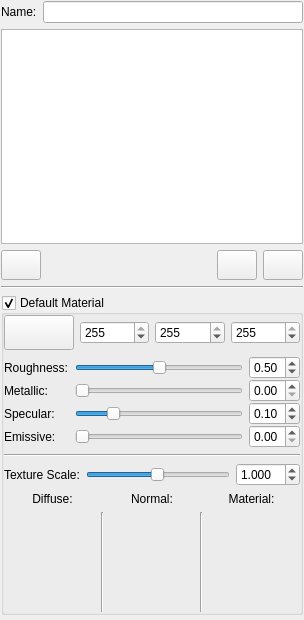
<?xml version="1.0" encoding="UTF-8"?>
<ui version="4.0">
 <class>MeshEditor</class>
 <widget class="QWidget" name="MeshEditor">
  <property name="geometry">
   <rect>
    <x>0</x>
    <y>0</y>
    <width>304</width>
    <height>620</height>
   </rect>
  </property>
  <property name="minimumSize">
   <size>
    <width>300</width>
    <height>0</height>
   </size>
  </property>
  <property name="windowTitle">
   <string>Form</string>
  </property>
  <layout class="QVBoxLayout" name="verticalLayout">
   <property name="leftMargin">
    <number>1</number>
   </property>
   <property name="topMargin">
    <number>1</number>
   </property>
   <property name="rightMargin">
    <number>1</number>
   </property>
   <property name="bottomMargin">
    <number>5</number>
   </property>
   <item>
    <layout class="QHBoxLayout" name="horizontalLayout_4">
     <item>
      <widget class="QLabel" name="label">
       <property name="text">
        <string>Name:</string>
       </property>
      </widget>
     </item>
     <item>
      <widget class="QLineEdit" name="meshName"/>
     </item>
    </layout>
   </item>
   <item>
    <widget class="QListWidget" name="meshPartView">
     <property name="sizePolicy">
      <sizepolicy hsizetype="Expanding" vsizetype="Expanding">
       <horstretch>1</horstretch>
       <verstretch>0</verstretch>
      </sizepolicy>
     </property>
     <property name="minimumSize">
      <size>
       <width>200</width>
       <height>0</height>
      </size>
     </property>
     <property name="resizeMode">
      <enum>QListView::Adjust</enum>
     </property>
     <property name="spacing">
      <number>2</number>
     </property>
     <property name="selectionRectVisible">
      <bool>true</bool>
     </property>
    </widget>
   </item>
   <item>
    <layout class="QHBoxLayout" name="horizontalLayout" stretch="0,0,0,0">
     <property name="sizeConstraint">
      <enum>QLayout::SetDefaultConstraint</enum>
     </property>
     <item>
      <widget class="QPushButton" name="saveMeshButton">
       <property name="sizePolicy">
        <sizepolicy hsizetype="Preferred" vsizetype="Fixed">
         <horstretch>0</horstretch>
         <verstretch>0</verstretch>
        </sizepolicy>
       </property>
       <property name="minimumSize">
        <size>
         <width>35</width>
         <height>30</height>
        </size>
       </property>
       <property name="text">
        <string/>
       </property>
       <property name="icon">
        <iconset resource="../../EditorResources.qrc">
         <normaloff>:/icons/Icons/save.png</normaloff>:/icons/Icons/save.png</iconset>
       </property>
      </widget>
     </item>
     <item>
      <spacer name="horizontalSpacer">
       <property name="orientation">
        <enum>Qt::Horizontal</enum>
       </property>
       <property name="sizeHint" stdset="0">
        <size>
         <width>40</width>
         <height>20</height>
        </size>
       </property>
      </spacer>
     </item>
     <item>
      <widget class="QPushButton" name="addElementButton">
       <property name="sizePolicy">
        <sizepolicy hsizetype="Preferred" vsizetype="Fixed">
         <horstretch>0</horstretch>
         <verstretch>0</verstretch>
        </sizepolicy>
       </property>
       <property name="minimumSize">
        <size>
         <width>35</width>
         <height>30</height>
        </size>
       </property>
       <property name="text">
        <string/>
       </property>
       <property name="icon">
        <iconset resource="../../EditorResources.qrc">
         <normaloff>:/icons/Icons/plus-icon.png</normaloff>:/icons/Icons/plus-icon.png</iconset>
       </property>
      </widget>
     </item>
     <item>
      <widget class="QPushButton" name="removeElementButton">
       <property name="minimumSize">
        <size>
         <width>35</width>
         <height>30</height>
        </size>
       </property>
       <property name="text">
        <string/>
       </property>
       <property name="icon">
        <iconset resource="../../EditorResources.qrc">
         <normaloff>:/icons/Icons/minus-icon.png</normaloff>:/icons/Icons/minus-icon.png</iconset>
       </property>
      </widget>
     </item>
    </layout>
   </item>
   <item>
    <widget class="Line" name="line_4">
     <property name="orientation">
      <enum>Qt::Horizontal</enum>
     </property>
    </widget>
   </item>
   <item>
    <widget class="QGroupBox" name="DefaultMaterialWidget">
     <property name="enabled">
      <bool>true</bool>
     </property>
     <property name="title">
      <string>Default Material</string>
     </property>
     <property name="flat">
      <bool>false</bool>
     </property>
     <property name="checkable">
      <bool>true</bool>
     </property>
     <layout class="QVBoxLayout" name="verticalLayout_4">
      <property name="leftMargin">
       <number>0</number>
      </property>
      <property name="topMargin">
       <number>0</number>
      </property>
      <property name="rightMargin">
       <number>0</number>
      </property>
      <property name="bottomMargin">
       <number>0</number>
      </property>
      <item>
       <layout class="QHBoxLayout" name="horizontalLayout_2">
        <property name="spacing">
         <number>6</number>
        </property>
       </layout>
      </item>
      <item>
       <layout class="QHBoxLayout" name="horizontalLayout_3">
        <property name="spacing">
         <number>6</number>
        </property>
        <item>
         <widget class="QPushButton" name="dmSelectColor">
          <property name="minimumSize">
           <size>
            <width>0</width>
            <height>35</height>
           </size>
          </property>
          <property name="text">
           <string/>
          </property>
          <property name="flat">
           <bool>false</bool>
          </property>
         </widget>
        </item>
        <item>
         <widget class="QSpinBox" name="dm_colorR">
          <property name="maximum">
           <number>255</number>
          </property>
          <property name="value">
           <number>255</number>
          </property>
         </widget>
        </item>
        <item>
         <widget class="QSpinBox" name="dm_colorG">
          <property name="maximum">
           <number>255</number>
          </property>
          <property name="value">
           <number>255</number>
          </property>
         </widget>
        </item>
        <item>
         <widget class="QSpinBox" name="dm_colorB">
          <property name="maximum">
           <number>255</number>
          </property>
          <property name="value">
           <number>255</number>
          </property>
         </widget>
        </item>
       </layout>
      </item>
      <item>
       <layout class="QGridLayout" name="gridLayout">
        <property name="verticalSpacing">
         <number>0</number>
        </property>
        <item row="2" column="2">
         <widget class="QDoubleSpinBox" name="dm_specularVal">
          <property name="maximum">
           <double>1.000000000000000</double>
          </property>
          <property name="singleStep">
           <double>0.050000000000000</double>
          </property>
          <property name="value">
           <double>0.100000000000000</double>
          </property>
         </widget>
        </item>
        <item row="1" column="2">
         <widget class="QDoubleSpinBox" name="dm_metallicVal">
          <property name="maximum">
           <double>1.000000000000000</double>
          </property>
          <property name="singleStep">
           <double>0.050000000000000</double>
          </property>
         </widget>
        </item>
        <item row="0" column="0">
         <widget class="QLabel" name="label_3">
          <property name="text">
           <string>Roughness:</string>
          </property>
         </widget>
        </item>
        <item row="1" column="0">
         <widget class="QLabel" name="label_4">
          <property name="text">
           <string>Metallic:</string>
          </property>
         </widget>
        </item>
        <item row="2" column="0">
         <widget class="QLabel" name="label_5">
          <property name="text">
           <string>Specular:</string>
          </property>
         </widget>
        </item>
        <item row="0" column="1">
         <widget class="QSlider" name="dm_roughnessSlider">
          <property name="maximum">
           <number>1000</number>
          </property>
          <property name="value">
           <number>500</number>
          </property>
          <property name="tracking">
           <bool>true</bool>
          </property>
          <property name="orientation">
           <enum>Qt::Horizontal</enum>
          </property>
         </widget>
        </item>
        <item row="3" column="0">
         <widget class="QLabel" name="label_2">
          <property name="text">
           <string>Emissive:</string>
          </property>
         </widget>
        </item>
        <item row="2" column="1">
         <widget class="QSlider" name="dm_specularSlider">
          <property name="maximum">
           <number>1000</number>
          </property>
          <property name="value">
           <number>200</number>
          </property>
          <property name="orientation">
           <enum>Qt::Horizontal</enum>
          </property>
         </widget>
        </item>
        <item row="0" column="2">
         <widget class="QDoubleSpinBox" name="dm_roughnessVal">
          <property name="maximum">
           <double>1.000000000000000</double>
          </property>
          <property name="singleStep">
           <double>0.050000000000000</double>
          </property>
          <property name="value">
           <double>0.500000000000000</double>
          </property>
         </widget>
        </item>
        <item row="1" column="1">
         <widget class="QSlider" name="dm_metallicSlider">
          <property name="maximum">
           <number>1000</number>
          </property>
          <property name="orientation">
           <enum>Qt::Horizontal</enum>
          </property>
         </widget>
        </item>
        <item row="3" column="1">
         <widget class="QSlider" name="dm_emissiveSlider">
          <property name="maximum">
           <number>1000</number>
          </property>
          <property name="orientation">
           <enum>Qt::Horizontal</enum>
          </property>
         </widget>
        </item>
        <item row="3" column="2">
         <widget class="QDoubleSpinBox" name="dm_emissiveVal">
          <property name="maximum">
           <double>1.000000000000000</double>
          </property>
          <property name="singleStep">
           <double>0.050000000000000</double>
          </property>
         </widget>
        </item>
       </layout>
      </item>
      <item>
       <widget class="Line" name="line">
        <property name="orientation">
         <enum>Qt::Horizontal</enum>
        </property>
       </widget>
      </item>
      <item>
       <layout class="QHBoxLayout" name="horizontalLayout_5">
        <item>
         <widget class="QLabel" name="label_6">
          <property name="text">
           <string>Texture Scale:</string>
          </property>
         </widget>
        </item>
        <item>
         <widget class="QSlider" name="dm_textureScaleSlider">
          <property name="minimum">
           <number>1</number>
          </property>
          <property name="maximum">
           <number>1000</number>
          </property>
          <property name="value">
           <number>500</number>
          </property>
          <property name="orientation">
           <enum>Qt::Horizontal</enum>
          </property>
         </widget>
        </item>
        <item>
         <widget class="QDoubleSpinBox" name="dm_textureScaleVal">
          <property name="decimals">
           <number>3</number>
          </property>
          <property name="singleStep">
           <double>0.100000000000000</double>
          </property>
          <property name="value">
           <double>1.000000000000000</double>
          </property>
         </widget>
        </item>
       </layout>
      </item>
      <item>
       <layout class="QGridLayout" name="gridLayout_2">
        <property name="horizontalSpacing">
         <number>0</number>
        </property>
        <item row="1" column="1">
         <widget class="Line" name="line_2">
          <property name="orientation">
           <enum>Qt::Vertical</enum>
          </property>
         </widget>
        </item>
        <item row="1" column="0">
         <widget class="QPushButton" name="diffuseTex">
          <property name="minimumSize">
           <size>
            <width>100</width>
            <height>100</height>
           </size>
          </property>
          <property name="maximumSize">
           <size>
            <width>100</width>
            <height>100</height>
           </size>
          </property>
          <property name="text">
           <string/>
          </property>
          <property name="iconSize">
           <size>
            <width>100</width>
            <height>100</height>
           </size>
          </property>
          <property name="flat">
           <bool>true</bool>
          </property>
         </widget>
        </item>
        <item row="1" column="2">
         <widget class="QPushButton" name="normalTex">
          <property name="minimumSize">
           <size>
            <width>100</width>
            <height>100</height>
           </size>
          </property>
          <property name="maximumSize">
           <size>
            <width>100</width>
            <height>100</height>
           </size>
          </property>
          <property name="text">
           <string/>
          </property>
          <property name="iconSize">
           <size>
            <width>100</width>
            <height>100</height>
           </size>
          </property>
          <property name="flat">
           <bool>true</bool>
          </property>
         </widget>
        </item>
        <item row="1" column="4">
         <widget class="QPushButton" name="materialTex">
          <property name="minimumSize">
           <size>
            <width>100</width>
            <height>100</height>
           </size>
          </property>
          <property name="maximumSize">
           <size>
            <width>100</width>
            <height>100</height>
           </size>
          </property>
          <property name="text">
           <string/>
          </property>
          <property name="iconSize">
           <size>
            <width>100</width>
            <height>100</height>
           </size>
          </property>
          <property name="flat">
           <bool>true</bool>
          </property>
         </widget>
        </item>
        <item row="0" column="0">
         <widget class="QLabel" name="label_8">
          <property name="text">
           <string>Diffuse:</string>
          </property>
          <property name="alignment">
           <set>Qt::AlignCenter</set>
          </property>
         </widget>
        </item>
        <item row="0" column="4">
         <widget class="QLabel" name="label_10">
          <property name="text">
           <string>Material:</string>
          </property>
          <property name="alignment">
           <set>Qt::AlignCenter</set>
          </property>
         </widget>
        </item>
        <item row="0" column="2">
         <widget class="QLabel" name="label_9">
          <property name="text">
           <string>Normal:</string>
          </property>
          <property name="alignment">
           <set>Qt::AlignCenter</set>
          </property>
         </widget>
        </item>
        <item row="1" column="3">
         <widget class="Line" name="line_3">
          <property name="orientation">
           <enum>Qt::Vertical</enum>
          </property>
         </widget>
        </item>
       </layout>
      </item>
     </layout>
    </widget>
   </item>
  </layout>
 </widget>
 <resources>
  <include location="../../EditorResources.qrc"/>
 </resources>
 <connections>
  <connection>
   <sender>meshPartView</sender>
   <signal>clicked(QModelIndex)</signal>
   <receiver>MeshEditor</receiver>
   <slot>itemSelectionChanged(QModelIndex)</slot>
   <hints>
    <hint type="sourcelabel">
     <x>169</x>
     <y>84</y>
    </hint>
    <hint type="destinationlabel">
     <x>252</x>
     <y>87</y>
    </hint>
   </hints>
  </connection>
  <connection>
   <sender>dm_colorR</sender>
   <signal>editingFinished()</signal>
   <receiver>MeshEditor</receiver>
   <slot>updateMaterial()</slot>
   <hints>
    <hint type="sourcelabel">
     <x>148</x>
     <y>342</y>
    </hint>
    <hint type="destinationlabel">
     <x>252</x>
     <y>200</y>
    </hint>
   </hints>
  </connection>
  <connection>
   <sender>dm_colorG</sender>
   <signal>editingFinished()</signal>
   <receiver>MeshEditor</receiver>
   <slot>updateMaterial()</slot>
   <hints>
    <hint type="sourcelabel">
     <x>224</x>
     <y>342</y>
    </hint>
    <hint type="destinationlabel">
     <x>252</x>
     <y>200</y>
    </hint>
   </hints>
  </connection>
  <connection>
   <sender>dm_colorB</sender>
   <signal>editingFinished()</signal>
   <receiver>MeshEditor</receiver>
   <slot>updateMaterial()</slot>
   <hints>
    <hint type="sourcelabel">
     <x>300</x>
     <y>342</y>
    </hint>
    <hint type="destinationlabel">
     <x>252</x>
     <y>201</y>
    </hint>
   </hints>
  </connection>
  <connection>
   <sender>addElementButton</sender>
   <signal>clicked()</signal>
   <receiver>MeshEditor</receiver>
   <slot>selectGeometryFromResources()</slot>
   <hints>
    <hint type="sourcelabel">
     <x>260</x>
     <y>276</y>
    </hint>
    <hint type="destinationlabel">
     <x>369</x>
     <y>250</y>
    </hint>
   </hints>
  </connection>
  <connection>
   <sender>removeElementButton</sender>
   <signal>clicked()</signal>
   <receiver>MeshEditor</receiver>
   <slot>removeElement()</slot>
   <hints>
    <hint type="sourcelabel">
     <x>301</x>
     <y>276</y>
    </hint>
    <hint type="destinationlabel">
     <x>349</x>
     <y>241</y>
    </hint>
   </hints>
  </connection>
 </connections>
 <slots>
  <slot>itemSelectionChanged(QModelIndex)</slot>
  <slot>updateMaterial()</slot>
  <slot>selectGeometryFromResources()</slot>
  <slot>removeElement()</slot>
 </slots>
</ui>
